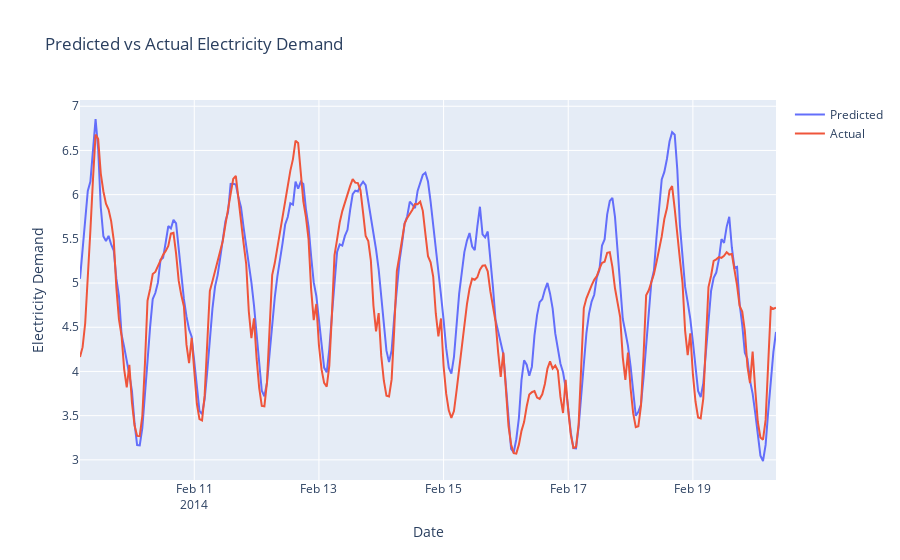

Notebook cell for this chart:
### Code cell
# plotting the predictions
fig = go.Figure()
fig.add_trace(go.Scatter(x=pred['ds'], y=pred['yhat'], name='Predicted'))
fig.add_trace(go.Scatter(x=pred['ds'], y=pred['y'], name='Actual'))
fig.update_layout(title='Predicted vs Actual Electricity Demand', xaxis_title='Date', yaxis_title='Electricity Demand')
fig.show()

### Figure 1 — Plotly figure (JSON) as saved in the notebook; plotly's stock layout.template omitted (floating-point values rounded to 4 significant figures; data arrays with more than 128 entries replaced by an {"elided": "..."} marker saying what was removed)
{"data": [{"name": "Predicted", "type": "scatter", "x": {"elided": "269 str values"}, "y": {"elided": "269 float values"}}, {"name": "Actual", "type": "scatter", "x": {"elided": "269 str values"}, "y": {"elided": "269 float values"}}], "layout": {"title": {"text": "Predicted vs Actual Electricity Demand"}, "xaxis": {"title": {"text": "Date"}}, "yaxis": {"title": {"text": "Electricity Demand"}}}}
